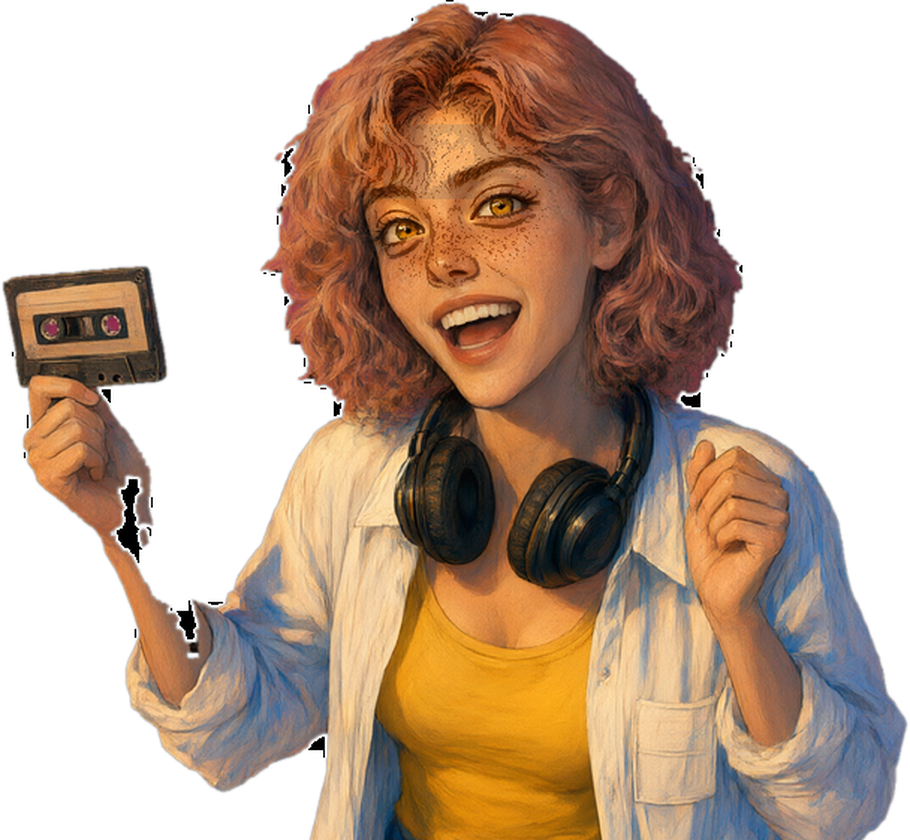
#> input picture renpy_project/game/images/vera_excited.png, 910 x 840 px
$ python fix_sprites.py ../renpy_project/game/images/vera_excited.png
#> lines starting #> are read from the running program, lines starting #| are printed output that depends on the picture; after the words box and inside, x2 and y2 are one past the last pixel; in counts of white or black regions, pixels touching at a corner belong together
#!/usr/bin/env python3
# -*- coding: utf-8 -*-
"""
fix_sprites.py — лечение и нормализация спрайтов (ТЗ v2.0, задача 11).

Что делает (по пунктам ТЗ):
  11.1  все спрайты приводятся к высоте 840 px с якорем по НИЖНЕЙ границе
        фигуры (ноги/бёдра): сначала обрезка по альфа-bbox, затем
        масштабирование — после этого смена эмоции не даёт «прыжков»;
  11.4  чистый альфа-канал:
        * дыры внутри фигуры (следы хромокея) закрываются морфологически,
          цвет в дырах восстанавливается итеративным заполнением от
          соседей (inpaint);
        * белые непрозрачные «точки» (протравленный хромокей) детектируются
          как светлые пиксели в небелом окружении и также_inpaint_ятся;
        * мелкий мусор вне фигуры (компоненты < 60 px) удаляется;
  11.2  опционально: хромокей нового файла vera_excited с мадженты
        (--key-from work_art/vera_excited_raw.png).

Побочные продукты: GIF-доказательства sprite_proof_<имя>.gif (смена эмоций
без рывков) и таблица «было/стало» в stdout.

Запуск:
    python3 tools/fix_sprites.py                 # лечение + нормализация
    python3 tools/fix_sprites.py --key-vera      # сначала хромокей vera_excited
Оригиналы до правки складываются в /tmp/sprites_orig/ (для до/после).
"""
import os
import shutil
import sys
from collections import deque

import numpy as np
from PIL import Image

HERE = os.path.dirname(os.path.abspath(__file__))
ROOT = os.path.join(HERE, "..")
IMG = os.path.join(ROOT, "renpy_project", "game", "images")
BACKUP = "/tmp/sprites_orig"
TARGET_H = 840
MIN_COMPONENT = 60


def load(path):
    im = Image.open(path).convert("RGBA")
    return np.array(im)


def save(path, arr):
    Image.fromarray(arr.astype(np.uint8), "RGBA").save(path, optimize=True)


def components(mask, min_area):
    """Маска, в которой остались только компоненты площадью >= min_area."""
    lab = np.zeros(mask.shape, np.int32)
    cur = 0
    h, w = mask.shape
    keep = np.zeros(mask.shape, bool)
    for i in range(h):
        for j in range(w):
            if mask[i, j] and lab[i, j] == 0:
                cur += 1
                q = deque([(i, j)])
                lab[i, j] = cur
                pix = []
                while q:
                    y, x = q.popleft()
                    pix.append((y, x))
                    for dy, dx in ((1, 0), (-1, 0), (0, 1), (0, -1)):
                        ny, nx = y + dy, x + dx
                        if 0 <= ny < h and 0 <= nx < w and mask[ny, nx] and lab[ny, nx] == 0:
                            lab[ny, nx] = cur
                            q.append((ny, nx))
                if len(pix) >= min_area:
                    for y, x in pix:
                        keep[y, x] = True
    return keep


def holes_of(mask):
    """Внутренние дыры: недостижимые из-за границы участки фона."""
    h, w = mask.shape
    free = ~mask
    seen = np.zeros_like(free)
    q = deque()
    for j in range(w):
        for i in (0, h - 1):
            if free[i, j] and not seen[i, j]:
                seen[i, j] = True
                q.append((i, j))
    for i in range(h):
        for j in (0, w - 1):
            if free[i, j] and not seen[i, j]:
                seen[i, j] = True
                q.append((i, j))
    while q:
        y, x = q.popleft()
        for dy, dx in ((1, 0), (-1, 0), (0, 1), (0, -1)):
            ny, nx = y + dy, x + dx
            if 0 <= ny < h and 0 <= nx < w and free[ny, nx] and not seen[ny, nx]:
                seen[ny, nx] = True
                q.append((ny, nx))
    return free & ~seen


def inpaint(rgb, fill):
    """Итеративно залить пиксели `fill` цветом соседей."""
    col = rgb.astype(np.float32)
    known = ~fill
    for _ in range(60):
        if not fill.any():
            break
        acc = np.zeros_like(col)
        cnt = np.zeros(fill.shape, np.float32)
        known_f = known.astype(np.float32)
        for dy, dx in ((1, 0), (-1, 0), (0, 1), (0, -1), (1, 1), (1, -1), (-1, 1), (-1, -1)):
            acc += np.roll(np.roll(col * known_f[..., None], dy, 0), dx, 1)
            cnt += np.roll(np.roll(known_f, dy, 0), dx, 1)
        take = fill & (cnt > 0)
        if not take.any():
            break
        col[take] = acc[take] / cnt[take][..., None]
        known |= take
        fill = fill & ~take
    return col


def white_specks(arr):
    """Белые точки: светлые непрозрачные пиксели в преимущественно тёмном/цветном окружении."""
    rgb = arr[..., :3].astype(np.int16)
    a = arr[..., 3]
    white = (rgb.min(axis=2) > 225) & (a > 0)
    wm = Image.fromarray((white * 255).astype(np.uint8), "L").filter(
        __import__("PIL.ImageFilter", fromlist=["BoxBlur"]).BoxBlur(3))
    density = np.array(wm, np.float32) / 255.0
    return white & (density < 0.75)


def chroma_key(arr, thresh=90, feather=40):
    bg = np.median(np.stack([
        arr[0, 0, :3], arr[0, -1, :3], arr[-1, 0, :3], arr[-1, -1, :3]
    ]).astype(np.float32), axis=0)
    rgb = arr[..., :3].astype(np.float32)
    dist = np.sqrt(((rgb - bg) ** 2).sum(axis=2))
    alpha = arr[..., 3].astype(np.float32)
    alpha[dist < thresh] = 0
    zone = (dist >= thresh) & (dist < thresh + feather)
    alpha[zone] *= (dist[zone] - thresh) / feather
    arr = arr.copy()
    arr[..., 3] = alpha
    return arr


def process(path, key=False):
    arr = load(path)
    if key:
        arr = chroma_key(arr)
    a = arr[..., 3]
    mask = a >= 128
    mask = components(mask, MIN_COMPONENT)
    hol = holes_of(mask)
    n_fill = int(hol.sum())
    if hol.any():
        arr[..., :3] = np.clip(inpaint(arr[..., :3], hol), 0, 255).astype(np.uint8)
        arr[..., 3][hol] = 255
    ## белые точки снимаем в несколько проходов: после inpaint соседние
    ## точки перестают поддерживать друг друга в «белом большинстве»
    for _ in range(3):
        sp = white_specks(arr) & mask
        if not sp.any():
            break
        n_fill += int(sp.sum())
        arr[..., :3] = np.clip(inpaint(arr[..., :3], sp), 0, 255).astype(np.uint8)
        arr[..., 3][sp] = 255
    fill = hol
    new_a = arr[..., 3].copy()
    new_a[fill] = 255
    ## полупрозрачную обводку (антиалиасинг) оставляем только там, где она
    ## прилегает к фигуре; ореолы от удалённого мусора гасим
    dil = mask.copy()
    for dy, dx in ((1, 0), (-1, 0), (0, 1), (0, -1)):
        dil |= np.roll(np.roll(mask, dy, 0), dx, 1)
    fringe = (~mask) & (~fill) & (arr[..., 3] > 0) & (arr[..., 3] < 128) & dil
    new_a[~mask & ~fill] = 0
    new_a[fringe] = arr[..., 3][fringe]
    arr[..., 3] = new_a
    # обрезка по bbox и нормализация высоты
    ys, xs = np.where(arr[..., 3] > 0)
    arr = arr[ys.min():ys.max() + 1, xs.min():xs.max() + 1]
    h, w = arr.shape[:2]
    if h != TARGET_H:
        nw = max(1, int(round(w * TARGET_H / h)))
        arr = np.array(Image.fromarray(arr, "RGBA").resize((nw, TARGET_H), Image.LANCZOS))
    return arr, n_fill


def main():
    key_vera = "--key-vera" in sys.argv
    os.makedirs(BACKUP, exist_ok=True)
    files = sorted(f for f in os.listdir(IMG)
                   if f.endswith(".png") and not f.startswith(("bg_", "cg_")))
    print(f"{'файл':22}{'было':>12}{'стало':>12}{'закрыто дыр':>13}")
    for f in files:
        p = os.path.join(IMG, f)
        bak = os.path.join(BACKUP, f)
        if not os.path.exists(bak):
            shutil.copyfile(p, bak)
        key = key_vera and f == "vera_excited.png"
        if key:
            raw = os.path.join(ROOT, "work_art", "vera_excited_raw.png")
            if os.path.exists(raw):
                shutil.copyfile(raw, p)
        old = Image.open(p if not key else p)
#> old is the input picture: PIL image 910x840 RGBA; mean R, G, B, A 89.7, 65.8, 47.2, 149.5
        ow, oh = old.size
#> ow = 910; oh = 840
        arr, n = process(p, key=key)
#> in process, `mask = a >= 128`: mask: shape (840, 910) bool; 58.6% white; 2 black regions, box (x1, y1, x2, y2) and area: (0, 0, 910, 840) 316227, (187, 652, 199, 659) 65
#> after the loop in components, `for i in range(h):`:
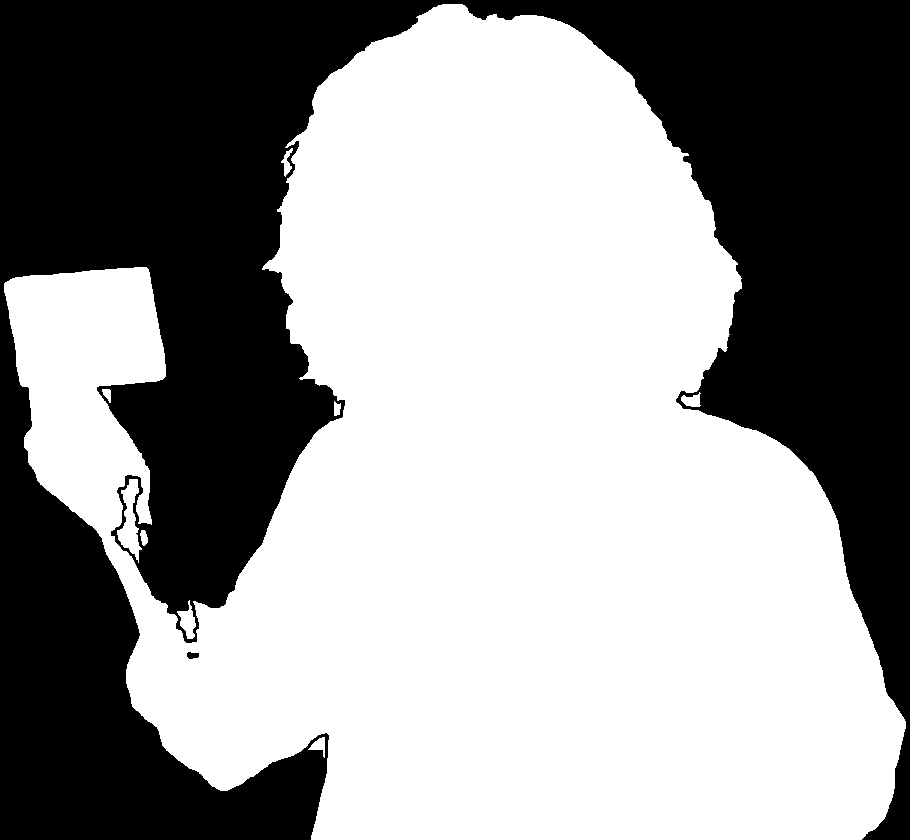
#> keep: shape (840, 910) bool; 58.6% white; 2 black regions, box (x1, y1, x2, y2) and area: (0, 0, 910, 840) 316753, (187, 652, 199, 659) 65
#> after the loop in components, `for i in range(h):`:
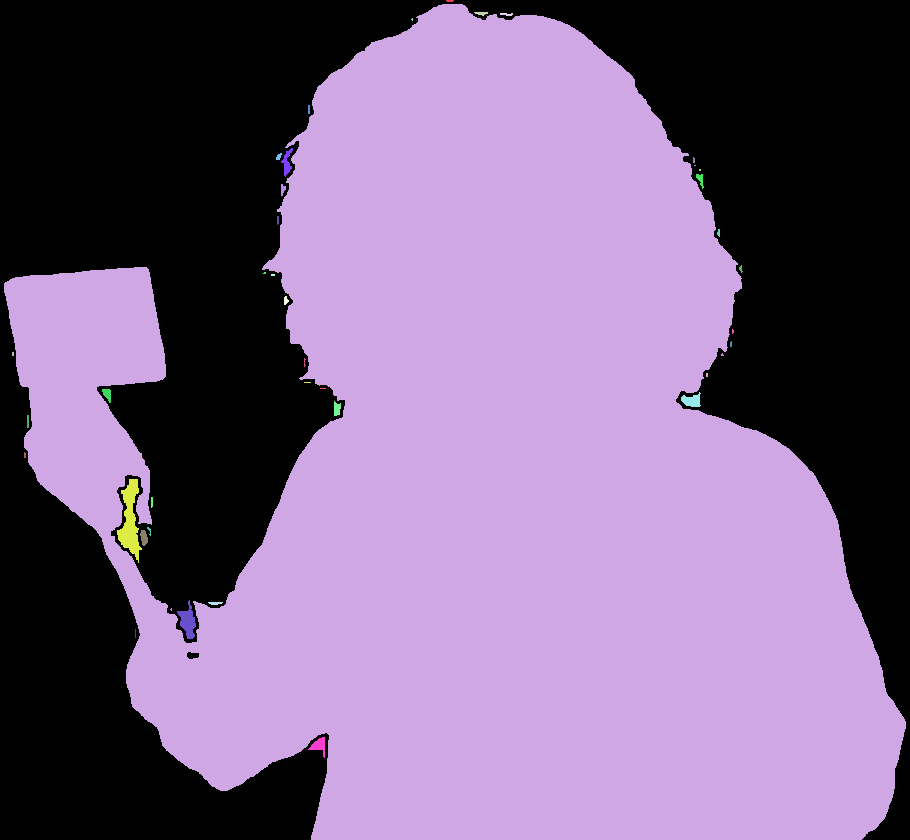
#> lab: shape (840, 910) int32; 42 distinct labels, from 0 to 41; one colour per label, 0 black
#> after the loop in holes_of, `for j in range(w):`: seen: shape (840, 910) bool; 0.17% white in thin lines or dots
#> after the loop in holes_of, `for i in range(h):`:
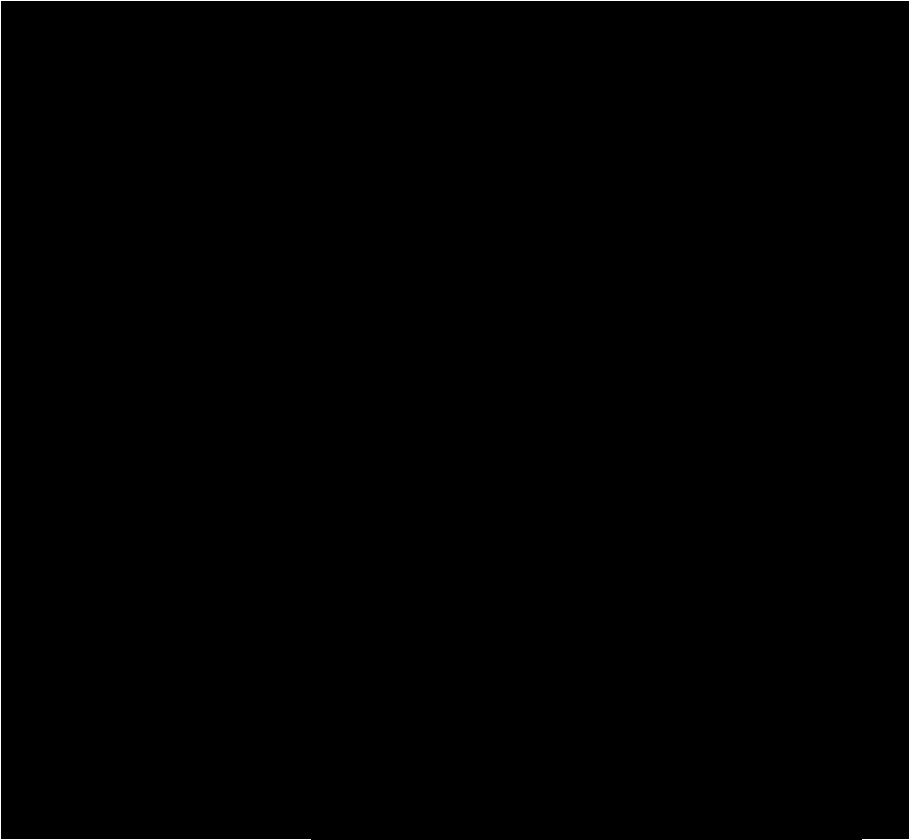
#> seen: shape (840, 910) bool; 0.39% white in thin lines or dots
#> after the loop in holes_of, `while q:`: seen: shape (840, 910) bool; 41.4% white; 1 white region, box (x1, y1, x2, y2) and area: (0, 0, 910, 840) 316753
#> in holes_of, `return free & ~seen`: returned value: shape (840, 910) bool; 0.01% white; 1 white region, box (x1, y1, x2, y2) and area: (187, 652, 199, 659) 65
#> in process, `n_fill = int(hol.sum())`: n_fill = 65
#> in inpaint, `col = rgb.astype(np.float32)`:
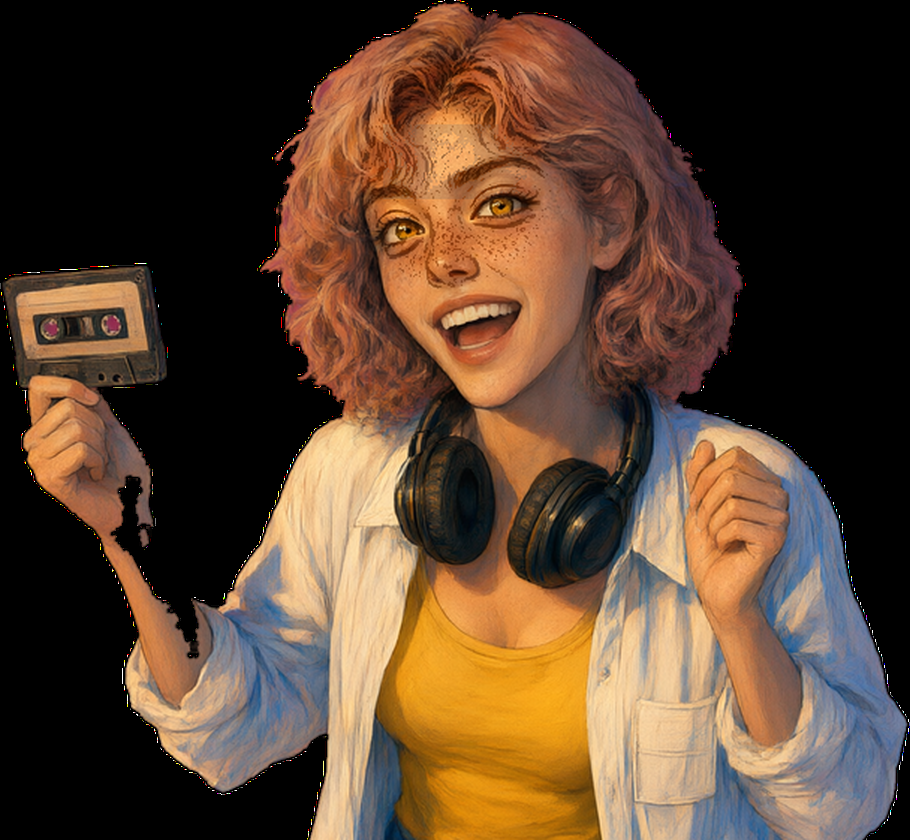
#> col: shape (840, 910, 3) float32; mean R, G, B 89.7, 65.8, 47.2
#> after the loop in inpaint, `for _ in range(60):`: col: shape (840, 910, 3) float32; 0.01% of pixels changed, all inside (x1, y1, x2, y2) = (187, 652, 199, 659)
#> after the loop in inpaint, `for _ in range(60):`: fill: shape (840, 910) bool; every value is 0
#> after the loop in inpaint, `for _ in range(60):`: known: shape (840, 910) bool; every value is 1
#> after the loop in inpaint, `for _ in range(60):`: known_f: shape (840, 910) float32; values 0 (black) and 1 (white), 100% white; black in thin lines or dots, all inside (x1, y1, x2, y2) = (190, 655, 196, 656)
#> in process, `arr[..., 3][hol] = 255`: arr: shape (840, 910, 4); mean R, G, B, A 89.7, 65.8, 47.2, 149.5
#> after the loop in process, `for dy, dx in ((1, 0), (-1, 0), (0, 1), (0, -1)):`:
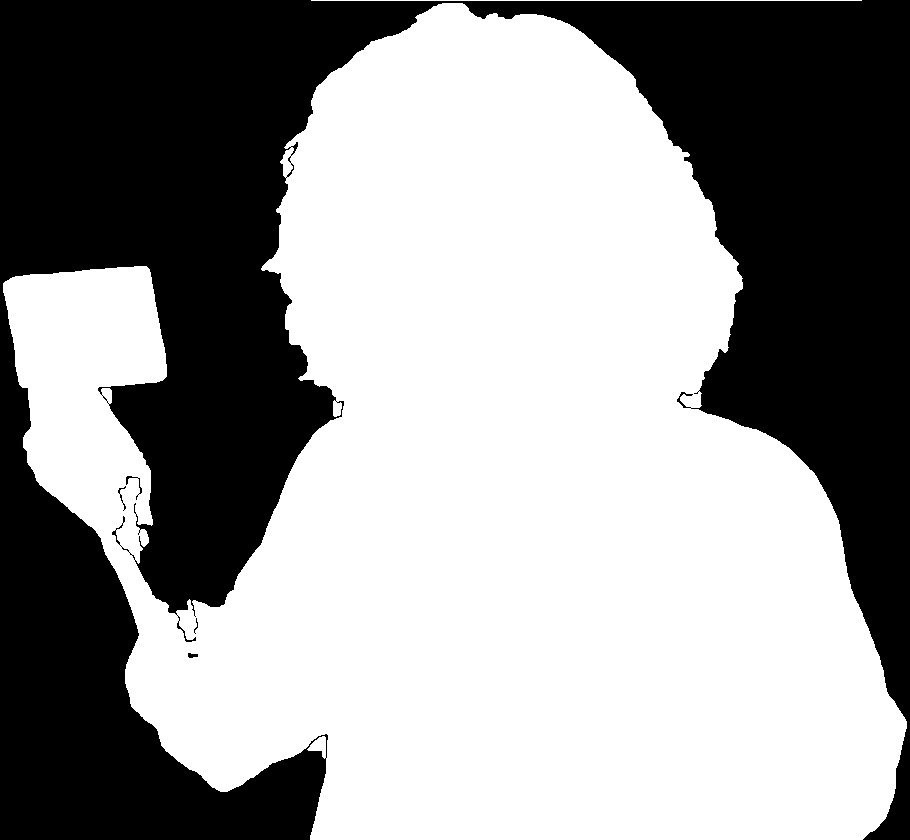
#> dil: shape (840, 910) bool; 59.2% white; 5 black regions, box (x1, y1, x2, y2) and area: (0, 0, 910, 840) 312019, (126, 476, 142, 500) 62, (118, 486, 126, 511) 43, (188, 653, 198, 658) 37, (194, 618, 198, 634) 20
#> in process, `fringe = (~mask) & (~fill) & (arr[..., 3] > 0) & (arr[..., 3] < 128) &..`: fringe: shape (840, 910) bool; 0.52% white in thin lines or dots
#> in process, `arr[..., 3] = new_a`: arr: shape (840, 910, 4); mean R, G, B, A 89.7, 65.8, 47.2, 149.2
#> in process, `arr = arr[ys.min():ys.max() + 1, xs.min():xs.max() + 1]`:
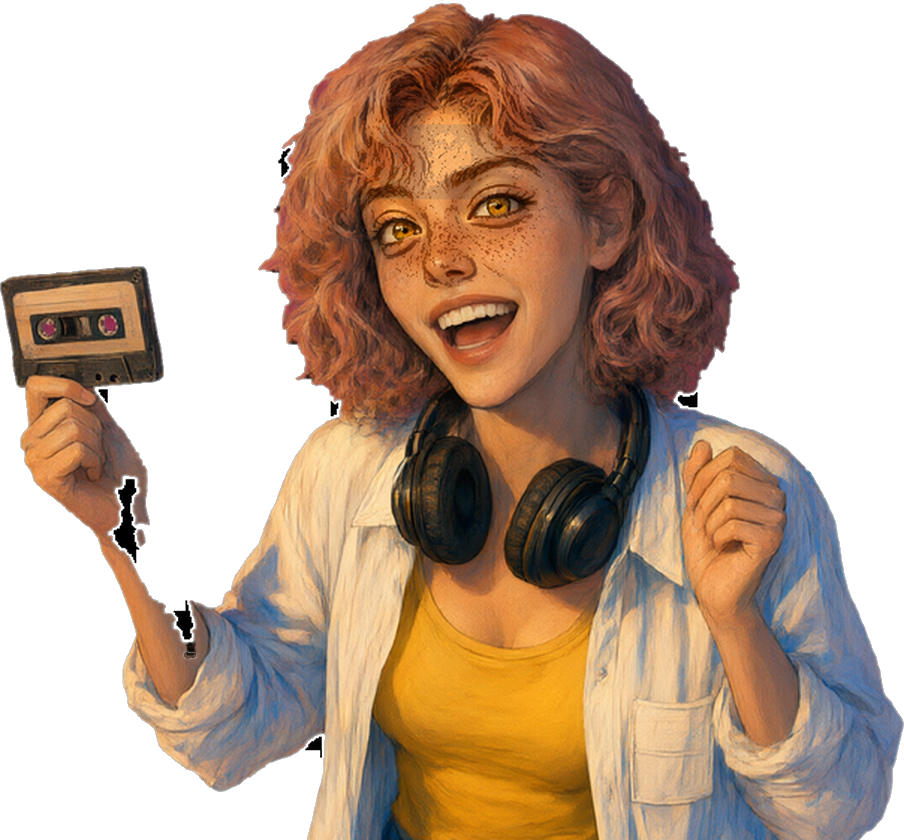
#> arr: shape (840, 904, 4); mean R, G, B, A 90.3, 66.3, 47.5, 150.2; transparent parts drawn white
#> in process, `h, w = arr.shape[:2]`: h = 840; w = 904
#> n = 65
        save(p, arr)
        print(f"{f:22}{ow:>5}x{oh:<5}{arr.shape[1]:>5}x{arr.shape[0]:<5}{n:>10}")
#| vera_excited.png        910x840    904x840          65

    # GIF-доказательство: смена эмоций без рывков
    for who in ("lena", "vera", "zoya"):
        names = [f for f in files if f.startswith(who)]
        if not names:
            continue
        frames = []
        for f in names:
            im = Image.open(os.path.join(IMG, f)).convert("RGBA")
            bg = Image.new("RGBA", (560, 880), (27, 43, 35, 255))
            bg.paste(im, ((560 - im.width) // 2, 880 - im.height), im)
            frames.append(bg.convert("P", palette=Image.ADAPTIVE))
        out = os.path.join(ROOT, "..", f"sprite_proof_{who}.gif")
        frames[0].save(out, save_all=True, append_images=frames[1:],
                       duration=650, loop=0)
        print("GIF: %s (%d кадров)" % (os.path.normpath(out), len(frames)))


if __name__ == "__main__":
    main()
